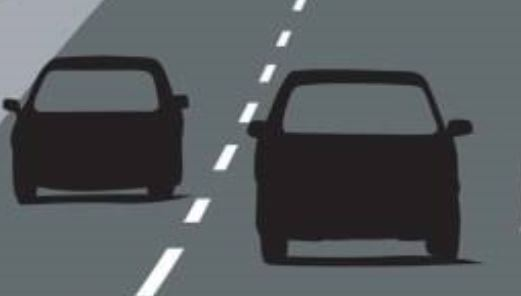
#> input picture 17_Contour_Tracing_Algorithms/cars.jpg, 521 x 296 px
$ jupyter execute 04_convex_hull.ipynb
#> lines starting #> are read from the running program, lines starting #| are printed output that depends on the picture; after the words box and inside, x2 and y2 are one past the last pixel; in counts of white or black regions, pixels touching at a corner belong together
[cell 1]
import cv2
import numpy as np
import matplotlib.pyplot as plt

# Load the image
img = cv2.imread('cars.jpg')
#> img is the input picture: shape (296, 521, 3); mean B, G, R 92.2, 89.4, 84.7
img_contours = img.copy()
img_convex_hull = img.copy()
# Convert it to greyscale
img_gray = cv2.cvtColor(img, cv2.COLOR_BGR2GRAY)
# Threshold the image
ret, thresh = cv2.threshold(img_gray,50,255,0)
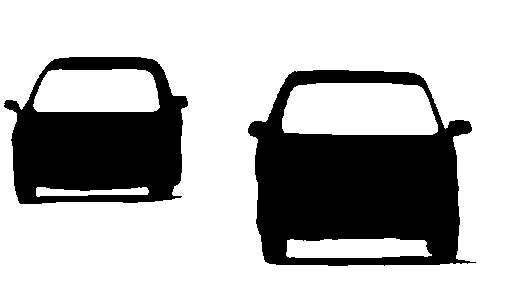
#> thresh: shape (296, 521); 71.7% white; 2 black regions
# Find the contours
contours, hierarchy = cv2.findContours(thresh, cv2.RETR_TREE, cv2.CHAIN_APPROX_SIMPLE)
#> contours = 7 contours; box (x1, y1, x2, y2) and area: (0, 0, 521, 296) 153400, (247, 69, 477, 267) 37064, (3, 56, 189, 205) 22810, (282, 83, 438, 135) 7188, (33, 69, 160, 112) 4802, (286, 238, 432, 258) 2376, (36, 187, 149, 197) 600
# Draw the contours
cv2.drawContours(img_contours, contours, -1, (255,0,0), 2)
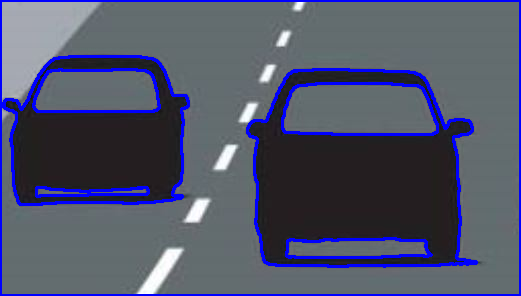
#> img_contours: shape (296, 521, 3); 7.7% of pixels changed, all inside (x1, y1, x2, y2) = (0, 0, 521, 296)

# For each contour, find the convex hull and draw it
# on the original image.
for i in range(len(contours)):
    hull = cv2.convexHull(contours[i])
    cv2.drawContours(img_convex_hull, [hull], -1, (255, 0, 0), 2)
#> this loop made 7 passes
#> hull on pass 1: [[520, 0], [520, 295], [0, 295], [0, 0]]
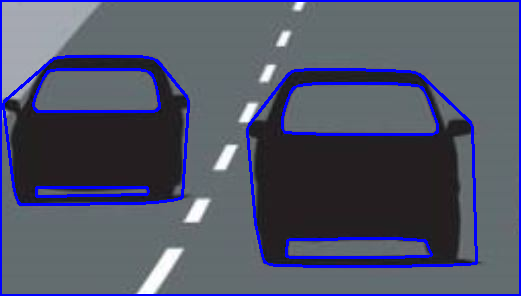
#> img_convex_hull: shape (296, 521, 3); 7.12% of pixels changed, all inside (x1, y1, x2, y2) = (0, 0, 521, 296)

plt.subplot(2,3,1)
plt.title('original')
plt.imshow(img)

plt.subplot(2,3,2)
plt.title('grayscale')
plt.imshow(img_gray, cmap ='gray')

plt.subplot(2,3,3)
plt.title('binary image')
plt.imshow(thresh, cmap ='gray')

plt.subplot(2,3,4)
plt.title('contours')
plt.imshow(img_contours)

plt.subplot(2,3,5)
plt.title('convex hull')
plt.imshow(img_convex_hull)

plt.gcf().set_size_inches(16, 7)
plt.show()
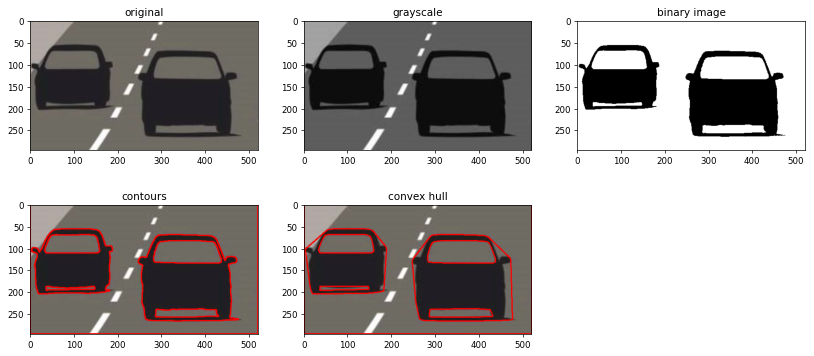
#> figure drawn by matplotlib, 5 panels; B, G, R data is drawn as R, G, B
